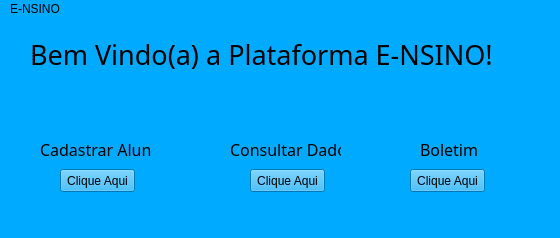
<?xml version="1.0" encoding="UTF-8"?>
<ui version="4.0">
 <class>Menu</class>
 <widget class="QMainWindow" name="Menu">
  <property name="geometry">
   <rect>
    <x>0</x>
    <y>0</y>
    <width>560</width>
    <height>238</height>
   </rect>
  </property>
  <property name="windowTitle">
   <string>MainWindow</string>
  </property>
  <property name="styleSheet">
   <string notr="true">background-color: rgb(0, 0, 255);
background-color: rgb(0, 170, 255);</string>
  </property>
  <widget class="QWidget" name="centralwidget">
   <widget class="QLabel" name="label">
    <property name="geometry">
     <rect>
      <x>30</x>
      <y>10</y>
      <width>501</width>
      <height>51</height>
     </rect>
    </property>
    <property name="font">
     <font>
      <family>MV Boli</family>
      <pointsize>20</pointsize>
     </font>
    </property>
    <property name="text">
     <string>Bem Vindo(a) a Plataforma E-NSINO!</string>
    </property>
   </widget>
   <widget class="QLabel" name="label_2">
    <property name="geometry">
     <rect>
      <x>40</x>
      <y>120</y>
      <width>111</width>
      <height>21</height>
     </rect>
    </property>
    <property name="font">
     <font>
      <family>Mongolian Baiti</family>
      <pointsize>12</pointsize>
     </font>
    </property>
    <property name="text">
     <string>Cadastrar Alunos</string>
    </property>
   </widget>
   <widget class="QPushButton" name="pushButton">
    <property name="geometry">
     <rect>
      <x>60</x>
      <y>150</y>
      <width>75</width>
      <height>23</height>
     </rect>
    </property>
    <property name="text">
     <string>Clique Aqui</string>
    </property>
   </widget>
   <widget class="QLabel" name="label_3">
    <property name="geometry">
     <rect>
      <x>230</x>
      <y>120</y>
      <width>111</width>
      <height>21</height>
     </rect>
    </property>
    <property name="font">
     <font>
      <family>Mongolian Baiti</family>
      <pointsize>12</pointsize>
     </font>
    </property>
    <property name="text">
     <string>Consultar Dados</string>
    </property>
   </widget>
   <widget class="QPushButton" name="pushButton_2">
    <property name="geometry">
     <rect>
      <x>250</x>
      <y>150</y>
      <width>75</width>
      <height>23</height>
     </rect>
    </property>
    <property name="text">
     <string>Clique Aqui</string>
    </property>
   </widget>
   <widget class="QLabel" name="label_5">
    <property name="geometry">
     <rect>
      <x>420</x>
      <y>120</y>
      <width>121</width>
      <height>21</height>
     </rect>
    </property>
    <property name="font">
     <font>
      <family>Mongolian Baiti</family>
      <pointsize>12</pointsize>
     </font>
    </property>
    <property name="text">
     <string>Boletim</string>
    </property>
   </widget>
   <widget class="QPushButton" name="pushButton_4">
    <property name="geometry">
     <rect>
      <x>410</x>
      <y>150</y>
      <width>75</width>
      <height>23</height>
     </rect>
    </property>
    <property name="text">
     <string>Clique Aqui</string>
    </property>
   </widget>
  </widget>
  <widget class="QStatusBar" name="statusbar"/>
  <widget class="QMenuBar" name="menuBar">
   <property name="geometry">
    <rect>
     <x>0</x>
     <y>0</y>
     <width>560</width>
     <height>21</height>
    </rect>
   </property>
   <widget class="QMenu" name="menuE_NSINO">
    <property name="title">
     <string>E-NSINO</string>
    </property>
   </widget>
   <addaction name="menuE_NSINO"/>
  </widget>
 </widget>
 <resources/>
 <connections/>
</ui>
